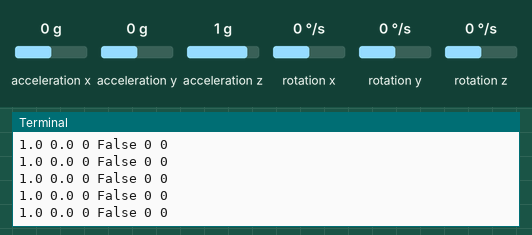
The program below on a simulated Raspberry Pi (BCM pin numbers). On the bench: the last lines printed to the terminal. The inputs (shaded band) are chosen by the test bench; at power-on: acceleration x 0 g, acceleration y 0 g, acceleration z 1 g, rotation x 0 °/s, rotation y 0 °/s, rotation z 0 °/s.

Above: at 1.2 s.
1.3 s: acceleration x set to -1.4 g
At 2.1 s:
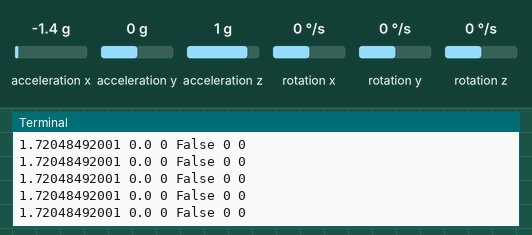
2.8 s: acceleration y set to -1.4 g
At 3.9 s:
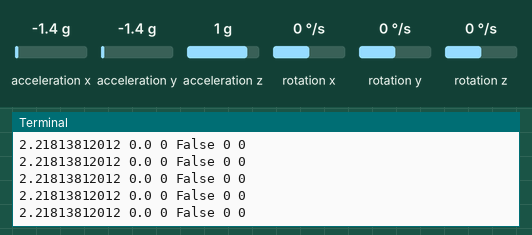
4.3 s: acceleration z set to -1.4 g
At 5.1 s:
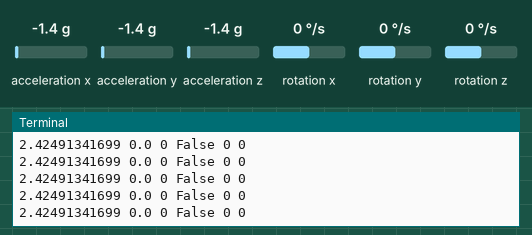
5.8 s: rotation x set to -192 °/s
At 6.4 s:
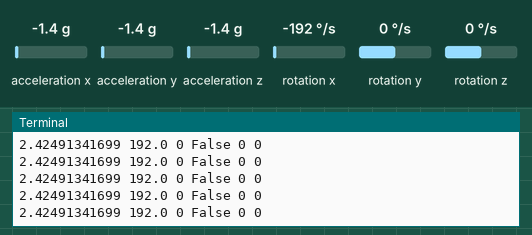
7.3 s: rotation y set to -192 °/s
At 8.4 s:
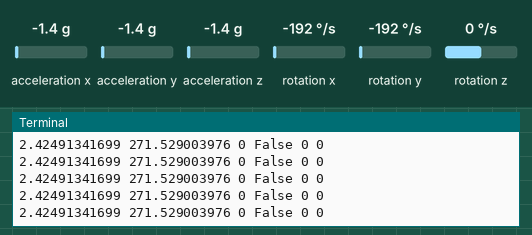
Timing chart, 0 to 9.8 s (numbered marks = the images above; inputs shaded):
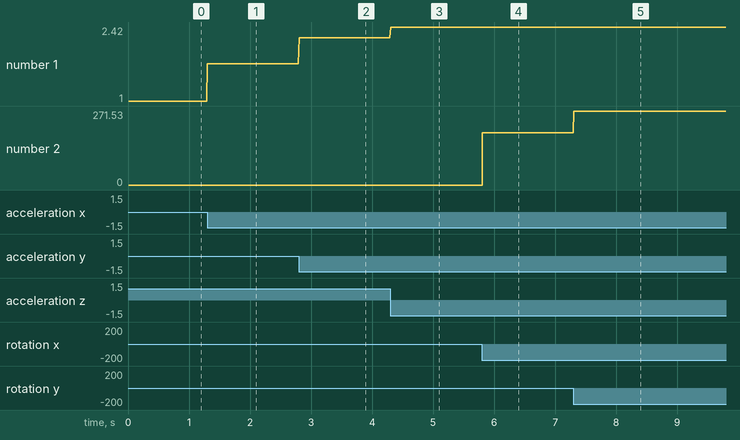

Measured:
- after the input at 1.3 s, the terminal: prints a new line at once (image 1)
- after the input at 2.8 s, the terminal: prints a new line at once (image 2)
- after the input at 4.3 s, the terminal: prints a new line at once (image 3)
- after the input at 5.8 s, the terminal: prints a new line at once (image 4)
- after the input at 7.3 s, the terminal: prints a new line at once (image 5)
- plotted number 1: 1 → 1.72 after the input at 1.3 s, 1.72 → 2.22 after the input at 2.8 s, 2.22 → 2.42 after the input at 4.3 s
- plotted number 2: 0 → 192 after the input at 5.8 s, 192 → 271.53 after the input at 7.3 s

The program:

sensorReader.py
```python
import smbus
import math
import time
import requests

#Addresses on MPU6050 board to read data
gyro_x_addr = 0x43
gyro_y_addr = 0x45
gyro_z_addr = 0x47
accel_x_addr = 0x3B
accel_y_addr = 0x3D
accel_z_addr = 0x3F

def read(addr):
    high = bus.read_byte_data(address, addr)
    low = bus.read_byte_data(address, addr+1)
    val = (high << 8) + low
    return val

def read_data(addr):
    val = read(addr)
    if (val >= 0x8000):
        return -((65535 - val) + 1)
    else:
        return val

#Math to determine yaw and pitch based on measurements
def dist(a,b,c):
    return math.sqrt((a*a) + (b*b) + (c*c))

def rotX(x,y,z): #Roll
    radians = math.atan2(y, dist(x,z))
    return math.degrees(radians)

def rotY(x,y,z): #Pitch
    radians = math.atan2(x, dist(y,z))
    return -math.degrees(radians)

def set_data():
    global gyrox
    global gyroy
    global gyroz
    global accelx
    global accely
    global accelz
    gyrox = read_data(gyro_x_addr) / 131
    gyroy = read_data(gyro_y_addr) / 131
    gyroz = read_data(gyro_z_addr) / 131
    accelx = read_data(accel_x_addr) / 16384.0
    accely = read_data(accel_y_addr) / 16384.0
    accelz = read_data(accel_z_addr) / 16384.0
    return

def compFilter(): #Complementary Filter, combines accelerometer and gyroscope data
    global dt
    global Xangle
    global Yangle
    dt = 0.005
    Xangle = 0.98 * (rotX(accelx,accely,accelz) + gyrox * dt) + 0.02 * accelx
    Yangle = 0.98 * (rotY(accelx,accely,accelz) + gyroy * dt) + 0.02 * accely

bus = smbus.SMBus(1)
address = 0x68
bus.write_byte_data(address, 0x6b, 0)

set_data()


poshandshakeDetect = 0
neghandshakeDetect = 0
handshakeAcc = False

count = 0
while True:
	set_data()
	accelTot = dist(accelx,accely,accelz)
	gyroTot = dist(gyrox,gyroy,gyroz)

	if accelTot > 2.5:
		handshakeAcc = True
	if handshakeAcc == True:
		count = count + 1
		if accelTot > 2:
			poshandshakeDetect += 1
		if accelTot < 0.8:
			neghandshakeDetect += 1
	if (count < 400) & (handshakeAcc == True) & (poshandshakeDetect > 21) & (neghandshakeDetect > 4):
		print("HANDSHAKE DETECTED!")
		r = requests.post("http://handshake.azurewebsites.net/Handshakes/Log",data={"userId":1010201})
		break
	if count > 400:
		count = 0
		handshakeAcc = False
	print accelTot, gyroTot, count, handshakeAcc, poshandshakeDetect, neghandshakeDetect
```
